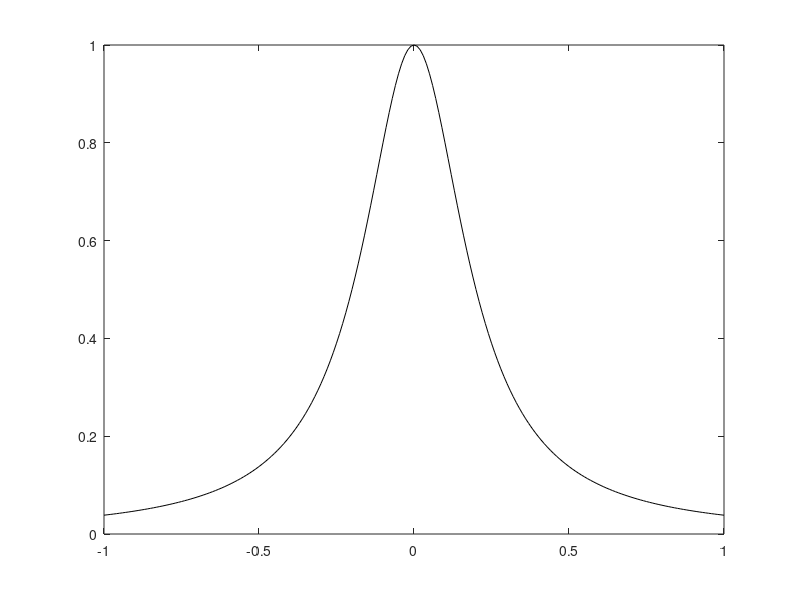

Here is the MATLAB script that generated this plot: (Note: this script raises an error after producing the figure.)
% Usage example for Newtoneval
% related to Figure 3.1

x = (-1:0.01:1)';
[~,xn] = size(x);
y = ones(xn)./(ones(xn)+25*x.^2);
plot(x,y,'k')  % plot Runge's example
hold
n = 16;
inter = 2/n;
nodes = (-1:inter:1)';
values = ones(n+1,1)./(ones(n+1,1)+25*nodes.^2);
[y] = Newtoneval(nodes, values, x );
plot(x,y)  % plot the interpolant
plot(nodes, values,'o')    % plot the data

